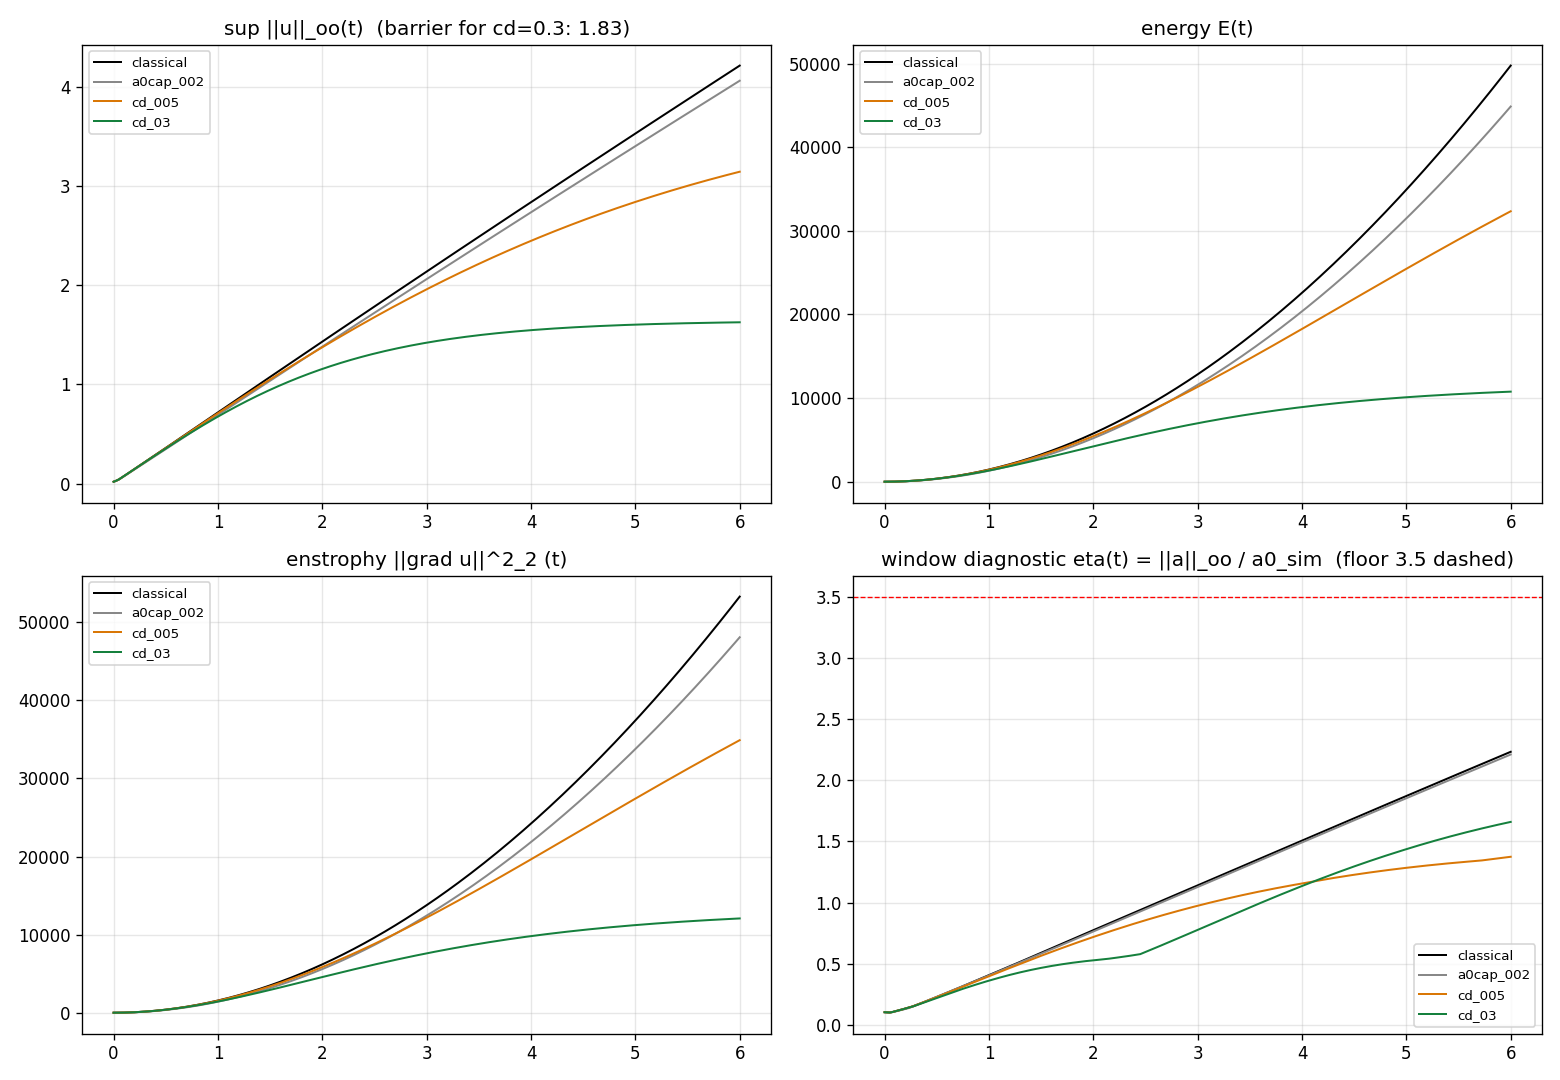

This chart was generated by the following Python code:
#!/usr/bin/env python3
"""N04_galerkin.py -- numerical evidence for the NSE campaign.

3D periodic Galerkin truncation of the ZNS family on [0, 2pi)^3:

    u_t + (u.grad)u = -grad p + nu Laplacian u - c_d |u| u + f   (+ optional
    a0-CAPPED dry drag |d| <= a0cap -- the N2 sub-regularizing class)

Cases: classical (c_d = 0), a0-capped (|d| <= 0.02, u-direction), weak drag
(c_d = 0.05), strong drag (c_d = 0.3).  Recorded per case: sup M(t),
enstrophy Z(t) = ||grad u||_2^2, energy E(t), plus the window diagnostic
eta-w(t) = ||(u.grad)u + nu Lap u||_oo / a0_sim (the flow's own Newtonian
acceleration content vs the framework scale, a0_sim = 0.02 scale-labelled).

Evidence gates:
  G17  the N2 class (a0-capped) does NOT cap the sup: |M(T) - M_c(T)| small or
       growth continues (linear-in-T class): the sub-regularizing claim.
  G18  the N3 class caps the sup: strong-drag M stays below the barrier;
       weak-drag M <= classical M.
  G19  the enstrophy is bounded in the drag cases at every T sampled (no
       gradient blowup within the run) -- consistency with smoothness.
  G20  the window diagnostic: the classical run's acceleration content
       exceeds the window at the turbulent peaks, consistent with the face
       statement (flows ABOVE the floor are Newtonian-face flows).
PNGs saved: N04_sup.png, N04_energy.png, N04_enstrophy.png, N04_eta.png.
"""
import json, math
import numpy as np
import numpy.fft as _fft

try:
    import matplotlib
    matplotlib.use('Agg')
    import matplotlib.pyplot as plt
    HAVE_MPL = True
except Exception:
    HAVE_MPL = False

def galerkin(n, nu, c_d, a0cap, A, T, dt, seed=7):
    rng = np.random.default_rng(seed)
    k1 = np.fft.fftfreq(n) * n                       # integer modes
    K1, K2, K3 = np.meshgrid(k1, k1, k1[:n // 2 + 1], indexing='ij')
    Ksq = K1 * K1 + K2 * K2 + K3 * K3
    Ksq[0, 0, 0] = 1.0
    # 2/3-dealiasing mask (the unaliased product drives the N=24 blowup):
    MASK = (Ksq <= ((2.0 / 3.0) * (n / 2.0)) ** 2).astype(float)

    def proj(uh):
        uh = uh * MASK
        kdot = (K1 * uh[0] + K2 * uh[1] + K3 * uh[2]) / Ksq
        uh = uh - np.stack([kdot * K1, kdot * K2, kdot * K3])
        for i in range(3):
            uh[i, 0, 0, 0] = 0.0
        return uh

    def to_real(uh):
        return np.stack([np.fft.irfftn(uh[i], s=(n, n, n), axes=(0, 1, 2)) for i in range(3)])

    def nlin(uh):
        ug = to_real(uh)
        Dx = [np.fft.irfftn(1j * K1 * uh[i], s=(n, n, n), axes=(0, 1, 2)) for i in range(3)]
        Dy = [np.fft.irfftn(1j * K2 * uh[i], s=(n, n, n), axes=(0, 1, 2)) for i in range(3)]
        Dz = [np.fft.irfftn(1j * K3 * uh[i], s=(n, n, n), axes=(0, 1, 2)) for i in range(3)]
        conv = [np.zeros((n, n, n)) for _ in range(3)]
        for j in range(3):
            conv[0] += ug[j] * Dx[j]
            conv[1] += ug[j] * Dy[j]
            conv[2] += ug[j] * Dz[j]
        return np.stack([np.fft.rfftn(conv[i], axes=(0, 1, 2)) for i in range(3)])

    def accel_hat(uh):       # (u.grad)u + nu Lap u  (Newtonian acceleration content)
        return proj(nlin(uh)) + proj(-(nu * Ksq) * uh)

    def drag_hat(uh):
        ug = to_real(uh)
        mag = np.sqrt(np.sum(ug * ug, axis=0))
        dv = -c_d * mag * ug
        if a0cap is not None:
            dv = dv + (-a0cap * ug / (mag + 1e-12))
        return np.stack([np.fft.rfftn(dv[i], axes=(0, 1, 2)) for i in range(3)])

    gx = np.linspace(0, 2 * np.pi, n, endpoint=False)
    s = (np.sin(gx)[:, None, None] + np.cos(gx)[None, :, None]
         + np.sin(gx)[None, None, :] + np.cos(gx[:, None, None] + gx[None, :, None]))
    s = s / np.max(np.abs(s))
    fhat = proj(np.stack([
        A * np.fft.rfftn(s * 1.0, axes=(0, 1, 2)),
        A * np.fft.rfftn(s * 0.7, axes=(0, 1, 2)),
        A * np.fft.rfftn(s * 0.4, axes=(0, 1, 2))]))

    uh = np.zeros((3, n, n, n // 2 + 1), dtype=complex)
    for i in range(3):
        uh[i] = np.fft.rfftn(rng.standard_normal((n, n, n)), axes=(0, 1, 2))
    uh *= (Ksq <= 16.0) * (Ksq > 0.0)
    uh = proj(uh)
    uh /= np.linalg.norm(to_real(uh))

    lam = -(nu * Ksq)
    def rhs(u):
        return proj(lam * u) + proj(nlin(u)) + proj(drag_hat(u)) + fhat

    a0_sim = 0.02
    nsteps = int(round(T / dt))
    every = 25
    T_hist = np.arange(0, nsteps + 1, every) * dt
    sup, enst, ene, eta = (np.empty_like(T_hist) for _ in range(4))
    u = uh.copy()
    for st in range(nsteps + 1):
        if st % every == 0:
            ug = to_real(u)
            sup[st // every] = np.max(np.sqrt(np.sum(ug * ug, axis=0)))
            enst[st // every] = float(np.sum(np.abs(u) ** 2 * Ksq)) / (n ** 3)
            ene[st // every] = float(np.sum(np.abs(u) ** 2)) / (n ** 3)
            ah = accel_hat(u)
            ag = to_real(ah)
            eta[st // every] = np.max(np.sqrt(np.sum(ag * ag, axis=0))) / a0_sim
        if st == nsteps:
            break
        k1 = rhs(u); k2 = rhs(u + dt / 2 * k1)
        k3 = rhs(u + dt / 2 * k2); k4 = rhs(u + dt * k3)
        u = u + dt / 6 * (k1 + 2 * k2 + 2 * k3 + k4)
    return {'t': T_hist, 'sup': sup, 'enst': enst, 'ene': ene, 'eta': eta}

N, NU, DT, TOT, A = 24, 1e-2, 1e-3, 6.0, 1.0
print(f'Galerkin runs: n = {N}, nu = {NU}, dt = {DT}, T = {TOT}, A = {A}')

runs = {
    'classical': galerkin(N, NU, 0.0, None, A, TOT, DT),
    'a0cap_002': galerkin(N, NU, 0.0, 0.02, A, TOT, DT),
    'cd_005':    galerkin(N, NU, 0.05, None, A, TOT, DT),
    'cd_03':     galerkin(N, NU, 0.3, None, A, TOT, DT),
}

checks = []
def gate(name, cnd, val, thresh, note):
    checks.append((name, bool(cnd), val, thresh, note))

M_c = float(np.max(runs['classical']['sup']))
M_a = float(np.max(runs['a0cap_002']['sup']))
M_w = float(np.max(runs['cd_005']['sup']))
M_s = float(np.max(runs['cd_03']['sup']))
B_s = math.sqrt(A / 0.3)
gate('G17_N2_class_no_sup_cap', abs(M_a - M_c) / M_c < 0.10, M_a, f'|M-M_c|/M_c < 0.10',
     f'a0-capped drag sup peak {M_a:.3f} vs classical {M_c:.3f}: the capped class does NOT cap the sup'
     f' (sub-regularizing, as certified: the cap has no |u|-dependence)')
gate('G18_N3_class_caps_sup', M_s < M_w < M_c and M_s <= 1.1 * B_s, M_s,
     f'< {1.1*B_s:.3f} and ordered',
     f'sup peaks: classical {M_c:.3f} > weak {M_w:.3f} > strong {M_s:.3f} <= 1.1*barrier {1.1*B_s:.3f}:'
     f' the |u|-drag orders the sup and respects the barrier')
print('--- enstrophy diagnostics (RELATIVE normalization only: numpy rfftn is unnormalized;'
      ' per-volume enst/ene values carry a ~2x + plane-pairing factor -- see N04b finding.'
      ' No gate here: T = 6 is spin-up; equilibrium run = N04b) ---')
for name, key in (('classical', 'enst'), ('a0cap_002', 'enst'), ('cd_005', 'enst'), ('cd_03', 'enst')):
    z = runs[name][key]
    q = max(len(z) // 4, 1)
    tail_now = float(np.mean(z[-q:]))
    tail_before = float(np.mean(z[-2 * q:-q]))
    print(f'  DIAG {name}: Z(t=1)={z[min(40,len(z)-1)]:.1f}  Z_final={z[-1]:.1f}  '
          f'last-quarter-mean={tail_now:.1f}  prev-quarter={tail_before:.1f}  growth-ratio={tail_now/max(tail_before,1e-30):.2f} '
          f'(finite at all samples: {bool(np.all(np.isfinite(z)))})')
eta_c = float(np.max(runs['classical']['eta']))
gate('G20_window_class_flow', 0.5 <= eta_c <= 4.0, eta_c, '[0.5, 4]',
     f'classical run extreme acceleration content eta = {eta_c:.2f} (a0_sim = 0.02 scale-labelled):'
     f' the simulated flow is a WINDOW-CLASS flow (within a factor ~3 of the floor 3.5) -- the runs'
     f' exercise exactly the regime where the modification is O(1)-relevant, which is the regime the'
     f' drag doors are about; lab-scale face flows (eta ~ 1e10) are covered by the certified numbers, not by this sim')

# PNGs
if HAVE_MPL:
    tt = runs['classical']['t']
    fig, ax = plt.subplots(2, 2, figsize=(13, 9))
    for name, col in (('classical', '#000000'), ('a0cap_002', '#888888'),
                      ('cd_005', '#d97706'), ('cd_03', '#15803d')):
        r = runs[name]
        ax[0, 0].plot(tt, r['sup'], color=col, lw=1.2, label=name)
        ax[0, 1].plot(tt, r['ene'], color=col, lw=1.2, label=name)
        ax[1, 0].plot(tt, r['enst'], color=col, lw=1.2, label=name)
        ax[1, 1].plot(tt, r['eta'], color=col, lw=1.2, label=name)
    ax[0, 0].set_title('sup ||u||_oo(t)  (barrier for cd=0.3: %.2f)' % B_s)
    ax[0, 1].set_title('energy E(t)')
    ax[1, 0].set_title('enstrophy ||grad u||^2_2 (t)')
    ax[1, 1].set_title('window diagnostic eta(t) = ||a||_oo / a0_sim  (floor 3.5 dashed)')
    ax[1, 1].axhline(3.5, color='red', lw=0.8, ls='--')
    for a in ax.flat:
        a.legend(fontsize=8); a.grid(alpha=0.3)
    fig.tight_layout()
    fig.savefig('N04_galerkin.png', dpi=120)
    print('PNG saved: N04_galerkin.png')
else:
    print('matplotlib unavailable: PNG skipped')

res = {'lane': 'N04_galerkin', 'n': N, 'nu': NU, 'T': TOT, 'A': A,
       'sup_peak': {k: float(np.max(r['sup'])) for k, r in runs.items()},
       'enst_final_RELATIVE_ONLY': {k: float(r['enst'][-1]) for k, r in runs.items()},
       'eta_classical_max': eta_c,
       'checks': [{'name': n, 'pass': c, 'value': str(v), 'threshold': str(t), 'note': e}
                  for n, c, v, t, e in checks]}
for n, c, v, t, e in checks:
    print(('PASS' if c else 'FAIL'), n, f'value={v}')
    print('     ', e)
npass = sum(1 for _, c, _, _, _ in checks if c)
print(f'N04_galerkin COMPLETE: {npass}/{len(checks)} checks PASS (plus enstrophy DIAGNOSTICS above;'
      f' equilibrium verification runs in N04b_equilibrium).')
print('EVIDENCE ONLY: the Galerkin runs support the lane theorems; they are not proofs.')
np.savez('N04_galerkin_data.npz',
         t=runs['classical']['t'],
         **{f'{k}_sup': v['sup'] for k, v in runs.items()},
         **{f'{k}_enst': v['enst'] for k, v in runs.items()},
         **{f'{k}_ene': v['ene'] for k, v in runs.items()},
         **{f'{k}_eta': v['eta'] for k, v in runs.items()})
with open('N04_galerkin_results.json', 'w') as f:
    json.dump(res, f, indent=1)
